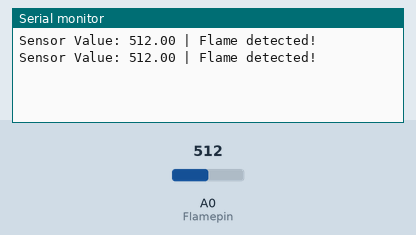
The sketch below on a simulated Arduino Uno, built with avr-gcc and run on an emulated ATmega328P. Parts: the last lines printed to the serial monitor. The test bench sets the inputs (shaded band); at power-on: A0 (Flamepin) = 512.

Above: at 2.8 s.
2.9 s: A0 (Flamepin) set to 716
At 5.2 s:
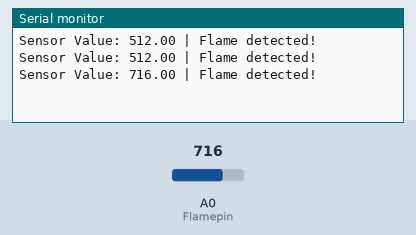
5.6 s: A0 (Flamepin) set to 900
At 6.8 s:
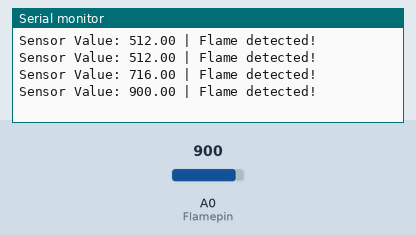
Timing chart, 0 to 8.6 s (numbered marks = the images above; inputs shaded):
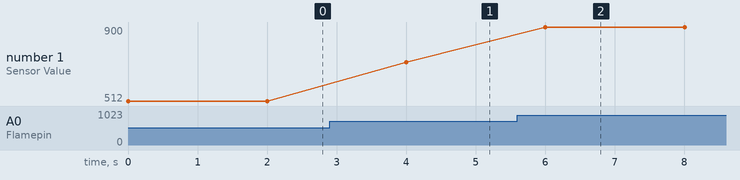

Measured:
- after the input at 2.9 s, the serial monitor: prints a new line after 1.1 s (image 1)
- after the input at 5.6 s, the serial monitor: prints a new line after 0.40 s (image 2)
- plotted number 1: 512 → 716 after the input at 2.9 s, 716 → 900 after the input at 5.6 s

The sketch:

Flame_Sensor.ino
```cpp
#define Flamepin (A0)

float sensorValue;  //variable to store sensor value

void setup()
{
  Serial.begin(9600); // sets the serial port to 9600

}

void loop()
{
  sensorValue = analogRead(Flamepin); // read analog input pin 0

  Serial.print("Sensor Value: ");
  Serial.print(sensorValue);

  if(sensorValue < 1024)
  {
    Serial.print(" | Flame detected!");
  }

  Serial.println("");
  delay(2000); // wait 2s for next reading
}
```
